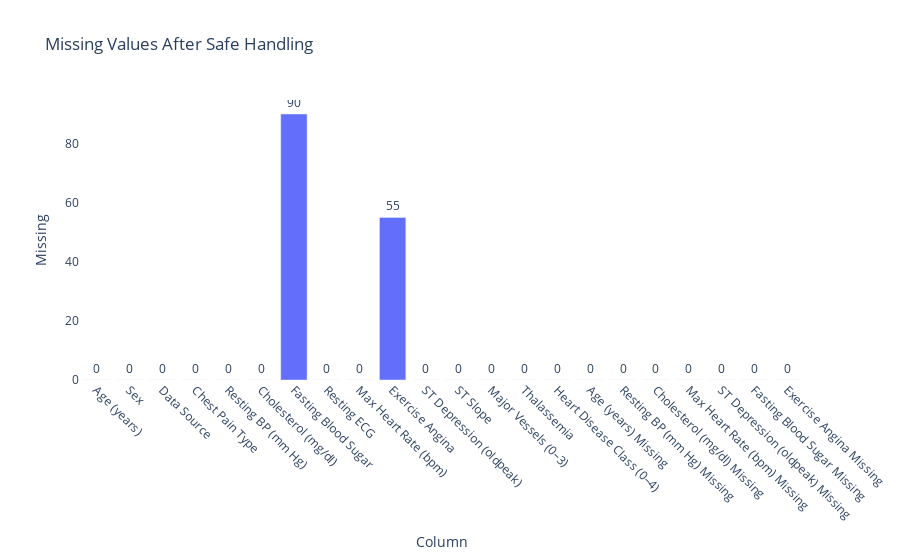

Write notebook code for a chart like this one.
### Code cell
miss_after = df_work.isna().sum().reset_index()
miss_after.columns = ["Column","Missing"]

fig_miss_after = px.bar(
    miss_after, x="Column", y="Missing", text="Missing",
    title="Missing Values After Safe Handling"
)
fig_miss_after.update_traces(
    textposition="outside",
    hovertemplate="%{x}: %{y} missing<extra></extra>"
)
fig_miss_after.update_layout(
    xaxis_tickangle=45, plot_bgcolor="white", paper_bgcolor="white"
)
fig_miss_after.show()

### Figure 1 — Plotly figure (JSON) as saved in the notebook; plotly's stock layout.template omitted (floating-point values rounded to 4 significant figures)
{"data": [{"hovertemplate": "%{x}: %{y} missing<extra></extra>", "legendgroup": "", "marker": {"color": "#636efa", "pattern": {"shape": ""}}, "name": "", "orientation": "v", "showlegend": false, "text": [0.0, 0.0, 0.0, 0.0, 0.0, 0.0, 90.0, 0.0, 0.0, 55.0, 0.0, 0.0, 0.0, 0.0, 0.0, 0.0, 0.0, 0.0, 0.0, 0.0, 0.0, 0.0], "textposition": "outside", "type": "bar", "x": ["Age (years)", "Sex", "Data Source", "Chest Pain Type", "Resting BP (mm Hg)", "Cholesterol (mg/dl)", "Fasting Blood Sugar", "Resting ECG", "Max Heart Rate (bpm)", "Exercise Angina", "ST Depression (oldpeak)", "ST Slope", "Major Vessels (0–3)", "Thalassemia", "Heart Disease Class (0–4)", "Age (years) Missing", "Resting BP (mm Hg) Missing", "Cholesterol (mg/dl) Missing", "Max Heart Rate (bpm) Missing", "ST Depression (oldpeak) Missing", "Fasting Blood Sugar Missing", "Exercise Angina Missing"], "xaxis": "x", "y": [0, 0, 0, 0, 0, 0, 90, 0, 0, 55, 0, 0, 0, 0, 0, 0, 0, 0, 0, 0, 0, 0], "yaxis": "y"}], "layout": {"barmode": "relative", "legend": {"tracegroupgap": 0}, "paper_bgcolor": "white", "plot_bgcolor": "white", "title": {"text": "Missing Values After Safe Handling"}, "xaxis": {"anchor": "y", "domain": [0, 1], "tickangle": 45, "title": {"text": "Column"}}, "yaxis": {"anchor": "x", "domain": [0, 1], "title": {"text": "Missing"}}}}
